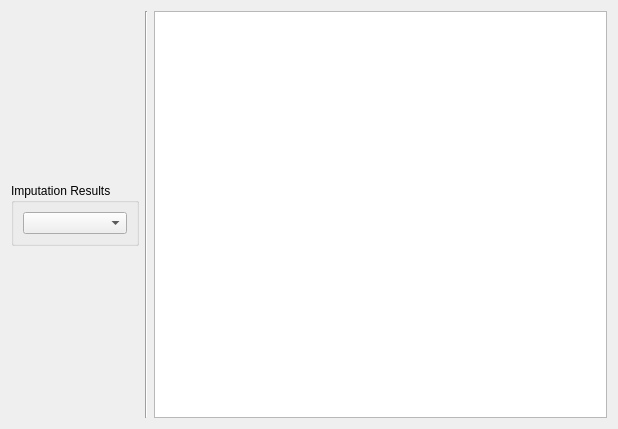
<?xml version="1.0" encoding="UTF-8"?>
<ui version="4.0">
 <class>WizardPage</class>
 <widget class="QWizardPage" name="WizardPage">
  <property name="geometry">
   <rect>
    <x>0</x>
    <y>0</y>
    <width>618</width>
    <height>429</height>
   </rect>
  </property>
  <property name="windowTitle">
   <string>WizardPage</string>
  </property>
  <property name="subTitle">
   <string>Choose </string>
  </property>
  <layout class="QHBoxLayout" name="horizontalLayout">
   <item>
    <layout class="QVBoxLayout" name="verticalLayout_2">
     <item>
      <spacer name="verticalSpacer">
       <property name="orientation">
        <enum>Qt::Vertical</enum>
       </property>
       <property name="sizeHint" stdset="0">
        <size>
         <width>20</width>
         <height>40</height>
        </size>
       </property>
      </spacer>
     </item>
     <item>
      <widget class="QGroupBox" name="groupBox">
       <property name="title">
        <string>Imputation Results</string>
       </property>
       <layout class="QVBoxLayout" name="verticalLayout">
        <item>
         <widget class="QComboBox" name="imp_results_comboBox"/>
        </item>
       </layout>
      </widget>
     </item>
     <item>
      <spacer name="verticalSpacer_2">
       <property name="orientation">
        <enum>Qt::Vertical</enum>
       </property>
       <property name="sizeHint" stdset="0">
        <size>
         <width>20</width>
         <height>40</height>
        </size>
       </property>
      </spacer>
     </item>
    </layout>
   </item>
   <item>
    <widget class="Line" name="line">
     <property name="orientation">
      <enum>Qt::Vertical</enum>
     </property>
    </widget>
   </item>
   <item>
    <widget class="QTableWidget" name="tableWidget"/>
   </item>
  </layout>
 </widget>
 <resources/>
 <connections/>
</ui>
